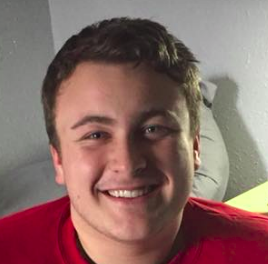
#> input picture python/opencv/John/1.png, 268 x 264 px; its folder holds only this picture in this run
$ python faces_train.py
#> lines starting #> are read from the running program, lines starting #| are printed output that depends on the picture
import os
from glob import glob
import numpy as np
from PIL import Image
import cv2
import pickle

face_cascade = cv2.CascadeClassifier('./haarcascade_frontalface_default.xml')
recognizer = cv2.face.LBPHFaceRecognizer_create()

files= glob("./John/*.*")
pics = []
current_id = 0
label_ids = {}


y_labels = []
x_train = []

for file in files:
    if file.endswith("png") or file.endswith("jpg"):
        pics.append(file)
        label = os.path.basename(os.path.dirname(file)).replace(' ', '-').lower()
        pil_image = Image.open(file).convert("L")  # convert to greyscale
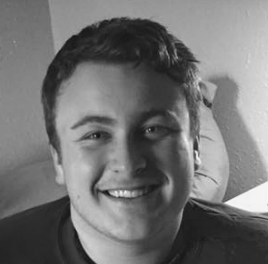
#> pil_image: PIL image 268x264 L; min 16, max 246, mean 114.9
        img = np.array(pil_image, "uint8")
        faces = face_cascade.detectMultiScale(img)
#> faces = [[40, 70, 159, 159]]

        if label not in label_ids:
            label_ids[label] = current_id
            current_id += 1
        id_ = label_ids[label]

        for (x,y,w,h) in faces:
            roi = img[y:y+h, x:x+w]
            x_train.append(roi)
            y_labels.append(id_)
#> this loop made 1 pass
#> pass 1, `roi = img[y:y+h, x:x+w]`:
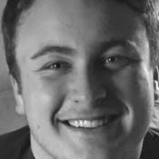
#> roi: shape (159, 159); min 18, max 243, mean 108.8
#> after the loop, x_train = 1 item; y_labels = [0]

with open("labels.pickle", 'wb') as f:
    pickle.dump(label_ids, f)

recognizer.train(x_train, np.array(y_labels))
recognizer.save("trainner.yml")

$ run again, on python/opencv/John/5.png
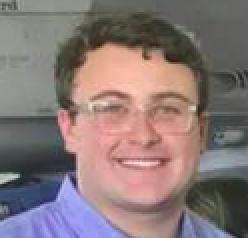
#> input picture python/opencv/John/5.png, 124 x 119 px (shown 2 times larger)
#> `pil_image = Image.open(file).convert("L")`:
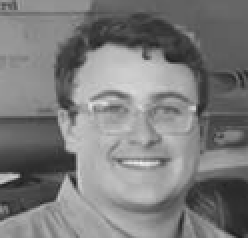
#> pil_image: PIL image 124x119 L (shown 2 times larger); min 31, max 242, mean 123.8
#> faces = [[32, 24, 77, 77]]
#> the loop `for (x,y,w,h) in faces:` made 1 pass
#> pass 1, `roi = img[y:y+h, x:x+w]`:
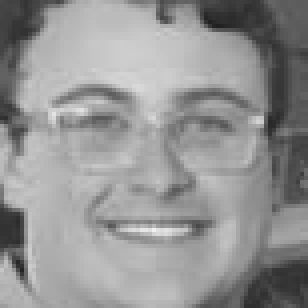
#> roi: shape (77, 77) (shown 4 times larger); min 32, max 242, mean 147.7
#> after the loop `for (x,y,w,h) in faces:`: x_train = 1 item; y_labels = [0]

$ run again, on python/opencv/John/2.png
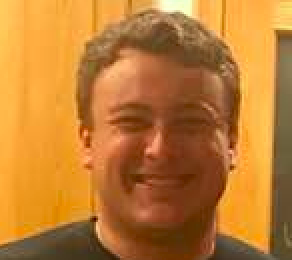
#> input picture python/opencv/John/2.png, 146 x 130 px (shown 2 times larger)
#> `pil_image = Image.open(file).convert("L")`:
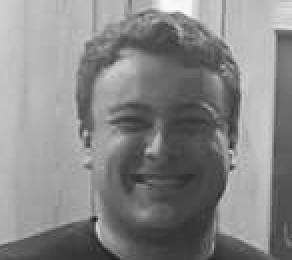
#> pil_image: PIL image 146x130 L (shown 2 times larger); min 22, max 250, mean 134.9
#> faces = [[39, 31, 77, 77]]
#> the loop `for (x,y,w,h) in faces:` made 1 pass
#> pass 1, `roi = img[y:y+h, x:x+w]`:
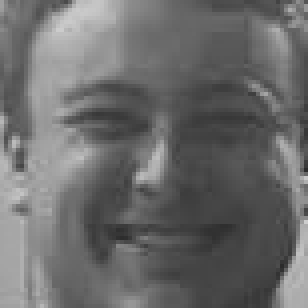
#> roi: shape (77, 77) (shown 4 times larger); min 43, max 204, mean 107.1
#> after the loop `for (x,y,w,h) in faces:`: x_train = 1 item; y_labels = [0]

$ run again, on python/opencv/John/3.png
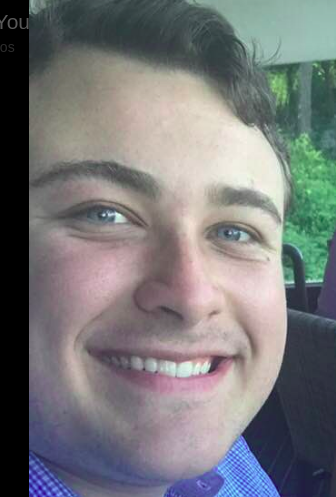
#> input picture python/opencv/John/3.png, 336 x 497 px
#> `pil_image = Image.open(file).convert("L")`:
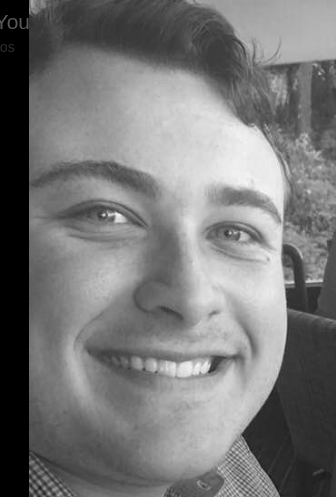
#> pil_image: PIL image 336x497 L; min 0, max 248, mean 119.7
#> faces = [[47, 118, 276, 276]]
#> the loop `for (x,y,w,h) in faces:` made 1 pass
#> pass 1, `roi = img[y:y+h, x:x+w]`:
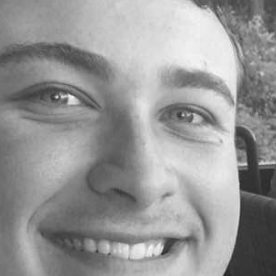
#> roi: shape (276, 276); min 33, max 248, mean 150.3
#> after the loop `for (x,y,w,h) in faces:`: x_train = 1 item; y_labels = [0]

$ run again, on python/opencv/John/4.png
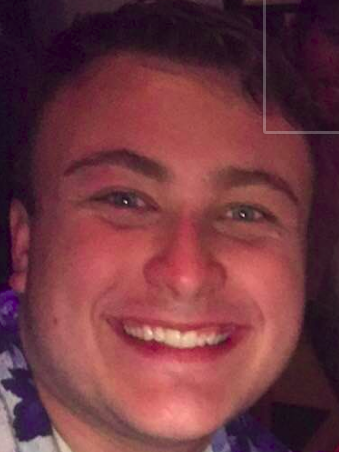
#> input picture python/opencv/John/4.png, 339 x 452 px
#> `pil_image = Image.open(file).convert("L")`:
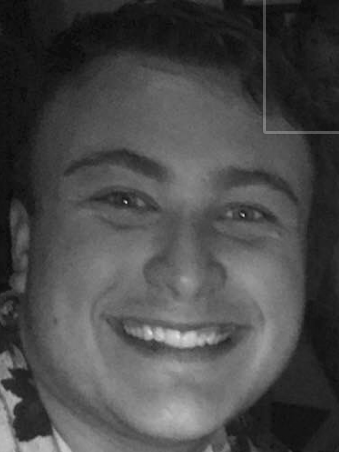
#> pil_image: PIL image 339x452 L; min 10, max 224, mean 73.8
#> faces = [[29, 100, 299, 299]]
#> the loop `for (x,y,w,h) in faces:` made 1 pass
#> pass 1, `roi = img[y:y+h, x:x+w]`:
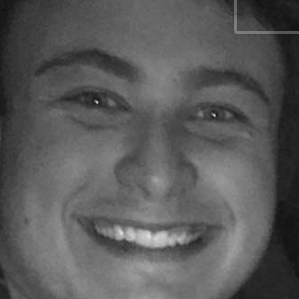
#> roi: shape (299, 299); min 14, max 224, mean 89.8
#> after the loop `for (x,y,w,h) in faces:`: x_train = 1 item; y_labels = [0]
